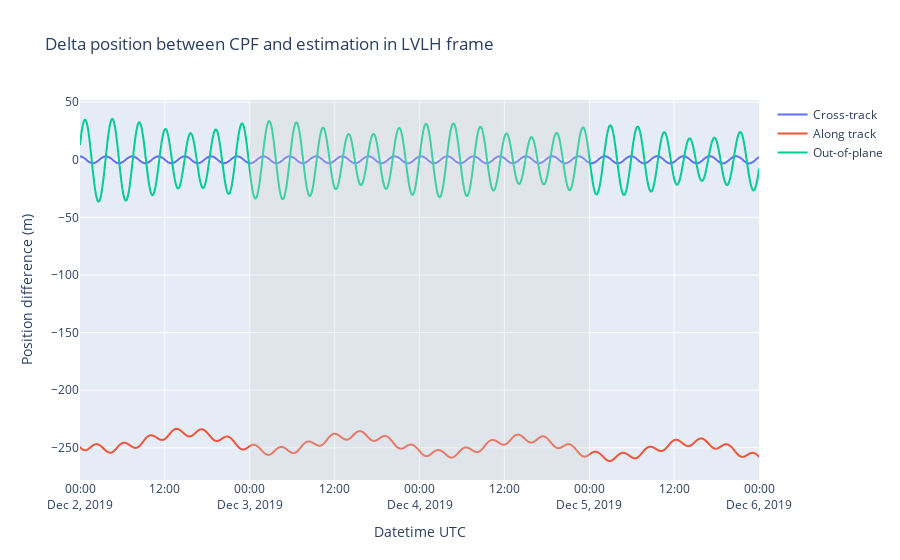

Source (notebook cell):
### Code cell
import plotly.graph_objs as go

traceX = go.Scattergl(
    x = deltaPV_cpf_lvlh_df.index,
    y = deltaPV_cpf_lvlh_df['x'],
    mode='lines',
    name='Cross-track'
)

traceY = go.Scattergl(
    x = deltaPV_cpf_lvlh_df.index,
    y = deltaPV_cpf_lvlh_df['y'],
    mode='lines',
    name='Along track'
)

traceZ = go.Scattergl(
    x = deltaPV_cpf_lvlh_df.index,
    y = deltaPV_cpf_lvlh_df['z'],
    mode='lines',
    name='Out-of-plane'
)

data = [traceX, traceY, traceZ]

layout = go.Layout(
    title = 'Delta position between CPF and estimation in LVLH frame',
    xaxis = dict(
        title = 'Datetime UTC'
    ),
    yaxis = dict(
        title = 'Position difference (m)'
    ),
    shapes=[od_window_rectangle]
)

fig = dict(data=data, layout=layout)

pio.show(fig)

### Figure 1 — Plotly figure (JSON) as saved in the notebook; plotly's stock layout.template omitted (floating-point values rounded to 4 significant figures; data arrays with more than 128 entries replaced by an {"elided": "..."} marker saying what was removed)
{"data": [{"mode": "lines", "name": "Cross-track", "type": "scattergl", "x": {"elided": "1153 str values"}, "y": {"elided": "1153 float values"}}, {"mode": "lines", "name": "Along track", "type": "scattergl", "x": {"elided": "1153 str values"}, "y": {"elided": "1153 float values"}}, {"mode": "lines", "name": "Out-of-plane", "type": "scattergl", "x": {"elided": "1153 str values"}, "y": {"elided": "1153 float values"}}], "layout": {"shapes": [{"fillcolor": "#d3d3d3", "line": {"width": 0}, "opacity": 0.3, "type": "rect", "x0": "2019-12-03T00:00:00", "x1": "2019-12-05T00:00:00", "xref": "x", "y0": 0, "y1": 1, "yref": "paper"}], "title": {"text": "Delta position between CPF and estimation in LVLH frame"}, "xaxis": {"title": {"text": "Datetime UTC"}}, "yaxis": {"title": {"text": "Position difference (m)"}}}}
